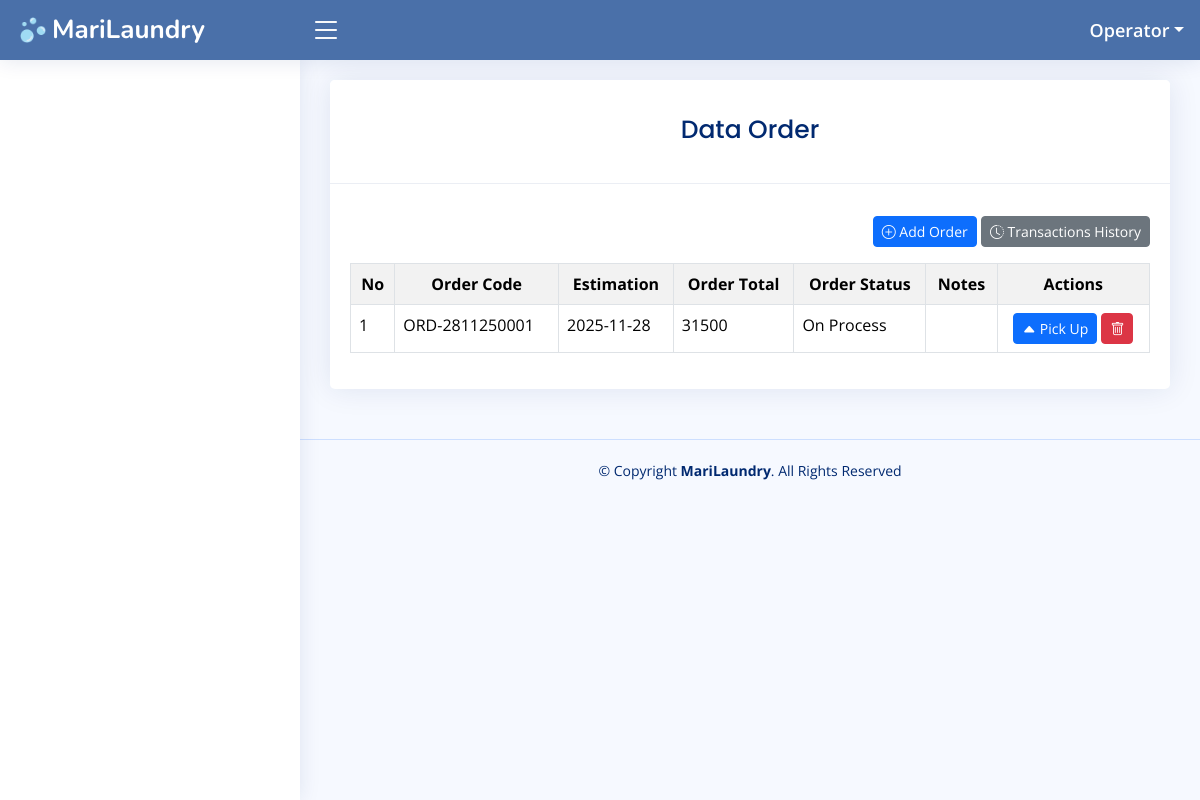
Page /home.php?page=order (signed in) on the earlier database version.
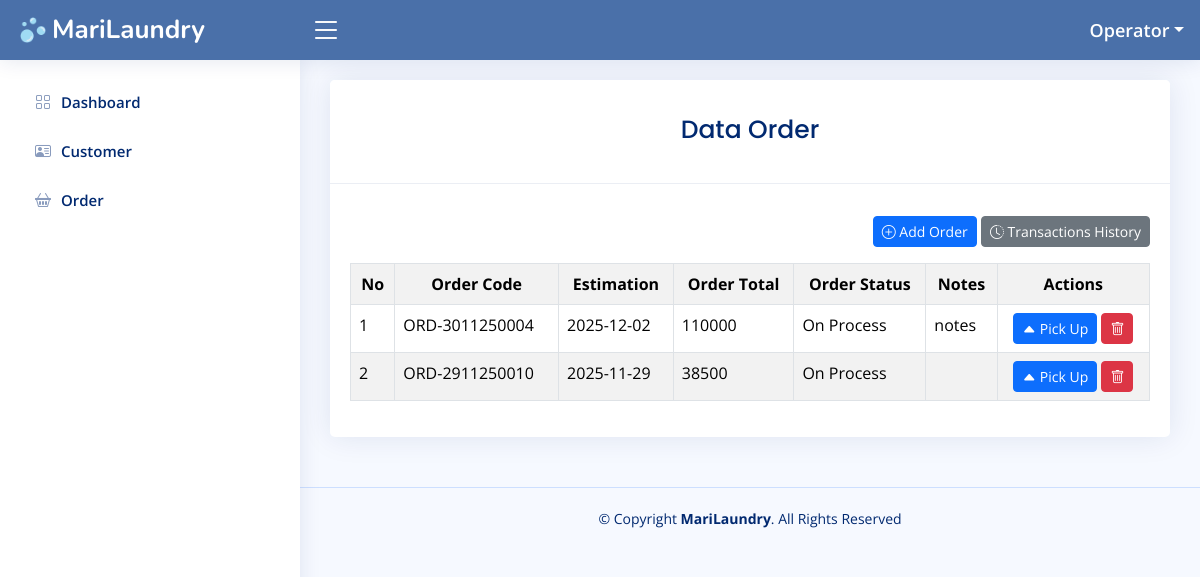
Same page on the later database version.
### tables this page shows
CREATE TABLE `trans_orders` (
  `id` int(11) NOT NULL,
  `id_customer` int(11) NOT NULL,
  `order_code` varchar(20) NOT NULL,
  `order_end_date` date NOT NULL,
  `order_status` tinyint(1) NOT NULL DEFAULT 0,
  `order_pay` int(11) NOT NULL,
  `order_change` int(11) NOT NULL,
  `order_tax` int(11) NOT NULL,
  `order_total` int(11) NOT NULL,
  `active_tax` int(11) NOT NULL,
  `notes` text NOT NULL,
  `created_at` timestamp NOT NULL DEFAULT current_timestamp(),
  `update_at` timestamp NULL DEFAULT NULL ON UPDATE current_timestamp()
);

CREATE TABLE `level_menus` (
  `id` int(11) NOT NULL,
  `id_level` int(11) NOT NULL,
  `id_menu` int(11) NOT NULL,
  `create_at` timestamp NOT NULL DEFAULT current_timestamp(),
  `update_at` timestamp NULL DEFAULT NULL ON UPDATE current_timestamp()
);

CREATE TABLE `menus` (
  `id` int(11) NOT NULL,
  `name` varchar(30) NOT NULL,
  `icon` varchar(30) NOT NULL,
  `link` varchar(30) NOT NULL,
  `order` int(11) NOT NULL,
  `create_at` timestamp NOT NULL DEFAULT current_timestamp(),
  `update_at` timestamp NULL DEFAULT NULL ON UPDATE current_timestamp()
);

### pages/order.php (the view, shortened to what this page needs)
<?php
$query = mysqli_query($config, "SELECT c.name, `to`.* FROM trans_orders `to` LEFT JOIN customers c ON c.id = `to`.id_customer WHERE order_status = 1 ORDER BY `to`.id DESC");
$rows = mysqli_fetch_all($query, MYSQLI_ASSOC);
?>
<div class="row">
    <div class="col-sm-12">
        <div class="card">
            <div class="card-header">
                <h3 class="card-title">
                    Data Order
                </h3>
            </div>
            <div class="card-body mt-3">
                <div align="right">
                    <a href="pos/add-order.php" class="btn btn-primary btn-sm mb-3 mt-3">
                        <i class="bi bi-plus-circle"></i> Add Order
                    </a>
                    <a href="?page=history" class="btn btn-secondary btn-sm mb-3 mt-3">
                        <i class="bi bi-clock-history"></i> Transactions History
                    </a>
                </div>
                    <table class="table table-bordered table-striped">
                        <tr align="center">
                            <th>No</th>
                            <th>Order Code</th>
                            <th>Estimation</th>
                            <th>Order Total</th>
                            <th>Order Status</th>
                            <th>Notes</th>
                            <th>Actions</th>
                        </tr>
                        <?php
                        foreach ($rows as $key => $value) {
                        ?>
                            <tr>
                                <td><?php echo $key + 1 ?></td>
                                <td><?php echo $value['order_code'] ?></td>
                                <td><?php echo $value['order_end_date'] ?></td>
                                <td><?php echo $value['order_total'] ?></td>
                                <td><?= $value['order_status'] == 1 ? 'On Process' : 'Done' ?></td>
                                <td><?= $value['notes'] ?></td>
                                <td align="center">
                                    <a class="btn btn-primary btn-sm" href="?page=order&pickup=<?= $value['id'] ?>">
                                        <i class="bi bi-caret-up-fill"></i> Pick Up
                                    </a>
                                    <a class="btn btn-danger btn-sm" onclick="return confirm('Apakah anda yakin akan menghapus data ini?')"
                                        href="?page=order&delete=<?php echo $value['id'] ?>">
                                        <i class="bi bi-trash"></i>
                                    </a>
                                </td>
                            </tr>
                        <?php
                        }
                        ?>
                    </table>
            </div>
        </div>
    </div>
</div>

### inc/sidebar.php
<?php
    $id_level = $_SESSION['ID_LEVEL'] ?? '';
    $queryLevelMenu = mysqli_query($config, "SELECT * FROM menus JOIN level_menus ON menus.id = level_menus.id_menu WHERE id_level = '$id_level' ORDER BY menus.`order`");
    $rowLevelMenus = mysqli_fetch_all($queryLevelMenu, MYSQLI_ASSOC);
?>
<aside id="sidebar" class="sidebar">
    <ul class="sidebar-nav" id="sidebar-nav">
        <?php foreach ($rowLevelMenus as $rowLevelMenu): ?>
        <li class="nav-item">
            <a class="nav-link collapsed" href="?page=<?= $rowLevelMenu['link'] ?>">
                <i class="<?= $rowLevelMenu['icon'] ?>"></i>
                <span><?= $rowLevelMenu['name'] ?></span>
            </a>
        </li>
        <?php endforeach ?>
    </ul>
</aside>

Differences in the rows shown:
no longer on this page (row edited): trans_orders: order_code "ORD-2811250001", order_end_date "2025-11-28", order_total "31500", order_status "On Process"
added level_menus: id_menu.name "Dashboard"
added level_menus: id_menu.name "Customer"
added level_menus: id_menu.name "Order"
added trans_orders: order_code "ORD-3011250004", order_end_date "2025-12-02", order_total "110000", order_status "On Process", notes "notes"
added trans_orders: order_code "ORD-2911250010", order_end_date "2025-11-29", order_total "38500", order_status "On Process"
